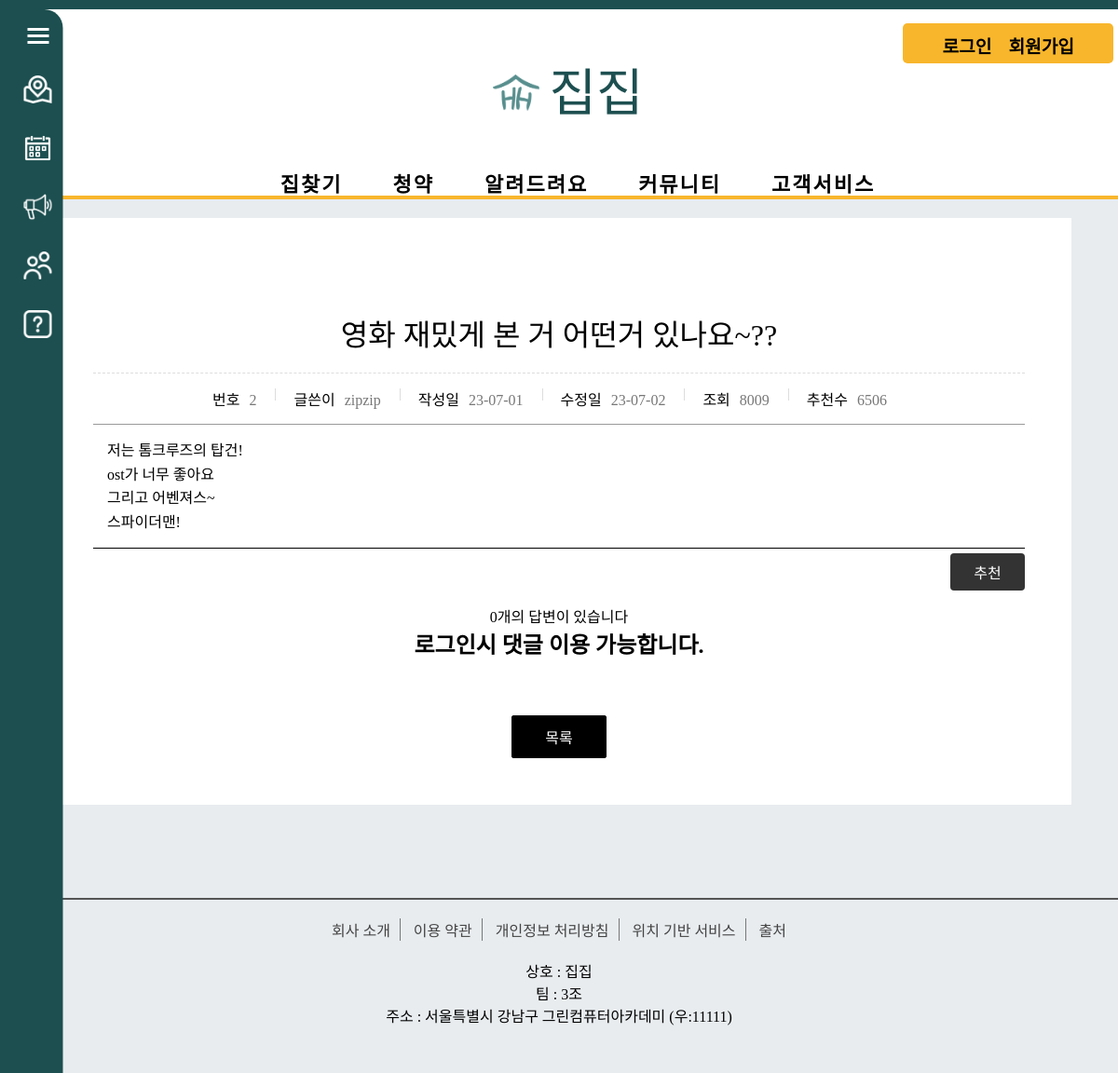
Page /community/2/ on the committed database.
### community/models.py (models this page shows, shortened)
class Free_Board(models.Model):
    b_title = models.CharField(max_length=100)
    b_content = models.TextField()
    user = models.ForeignKey(User, on_delete=models.CASCADE)
    b_regdate = models.DateTimeField()
    b_modifydate = models.DateTimeField(null=True, blank=True)
    b_hit = models.IntegerField(default=0)
    b_recommend = models.IntegerField(default=0)

### community/views.py (the view)
# urls.py: path('<int:free_board_id>/', views.board_free_detail, name='detail'),  # 게시판 상세보기
def board_free_detail(request, free_board_id):
    free_board = get_object_or_404(Free_Board, id=free_board_id)
    if request.method == 'POST':
        free_board.b_recommend += 1
        free_board.save()
        return redirect('community:detail', free_board_id=free_board_id)
    else:
        free_board.b_hit += 1
        free_board.save()
    answers_list = Answer.objects.filter(board_id=free_board_id)
    context = {'free_board': free_board, 'answers_list':answers_list}
    return render(request, 'community/board_free/board_free_detail.html', context) # 게시판 상세보기

### templates/community/board_free/board_free_detail.html (shortened to what this page needs)
<!DOCTYPE html>
{% load static %}
<html lang="en">
<head>
    <link rel="stylesheet" href="{% static 'css/board/css.css' %}">
</head>
<body>
{% include 'poll/sidebar.html' %}
{% include 'poll/header.html' %}
<div class="board_wrap">
    <div class="board_view_wrap">
        <div class="board_view">
            <div class="title">
                {{ free_board.b_title }}
            </div>
            <div class="info">
                <dl>
                    <dt>번호</dt>
                    <dd>{{free_board.id}}</dd>
                </dl>
                <dl>
                    <dt>글쓴이</dt>
                    <dd>{{free_board.user}}</dd>
                </dl>
                {% if free_board.b_modifydate %}
                <dl>
                    <dt>작성일</dt>
                    <dd>{{ free_board.b_regdate|date:"y-m-d"}}</dd>
                </dl>
                <dl>
                    <dt>수정일</dt>
                    <dd>{{ free_board.b_modifydate|date:"y-m-d"}}</dd>
                </dl>
                {% else %}
                <dl>
                    <dt>작성일</dt>
                    <dd>{{ free_board.b_regdate|date:"y-m-d"}}</dd>
                </dl>
                {% endif %}
                <dl>
                    <dt>조회</dt>
                    <dd>{{free_board.b_hit}}</dd>
                </dl>
                <dl>
                    <dt>추천수</dt>
                    <dd id="recommendation_count">{{ free_board.b_recommend }}</dd>
                </dl>
            </div>
            <div class="cont" style="white-space: pre-wrap;">{{free_board.b_content}}</div>
            <div class="recommendation_button">
                <form action="{% url 'community:detail' free_board.id %}" method="post">
                    <button type="submit" class="custombutton">추천</button>
                </form>
            </div>
        </div>
    </div>
    <div style="" class="answer_wrap">
        {{ answers_list.count }}개의 답변이 있습니다
    </div>
    {% if user.is_authenticated %}
    <section style="padding-top: 20px;margin-top:20px;">
        <h2>댓글 등록</h2>
        <form class="comment-form" action="{% url 'community:comment_create' free_board.id %}" method="post">
            {% csrf_token %}
            <textarea name="content" rows="10" required></textarea>
            <button type="submit" class="custombutton">저장</button>
        </form>
    </section>
    {% else %}
    <h2>로그인시 댓글 이용 가능합니다.</h2>
    {% endif %}
    {% if free_board.user == request.user %}
    <div class="bt_wrap">
        <a href="{% url 'community:free' %}" class="on">목록</a>
        <a href="{% url 'community:update' free_board.id %}">수정</a>
        <a href="{% url 'community:delete' free_board.id  %}" class="delete"
           data-uri="{% url 'community:delete' free_board.id %}">삭제</a>
    </div>
    {% else %}
    <div class="bt_wrap">
        <a href="{% url 'community:free' %}" class="on">목록</a>
    </div>
    {% endif %}
</div>
{% include 'poll/footer.html' %}
</body>
</html>

### static/css/poll/style.css (style rules this page uses)
* { margin: 0; padding: 0; }
body { background: #e8ecef; font-family: 'GangwonEdu_OTFBoldA'; border-top: 10px solid #1d4f50 }
a { text-decoration: none; }

### static/css/board/board_css.css (style rules this page uses)
* { margin: 0;padding: 0; }
a { text-decoration: none;color: initial; }
.board_wrap { width: 1000px; margin: 20px auto; margin-bottom: 100px; padding:80px 50px 50px 50px; text-align: center; font-family: GangwonEdu_OTFBoldA; background-color: #fff; }
.bt_wrap { margin-top: 60px; text-align: center; }
.bt_wrap button, .bt_wrap a { display: inline-block; min-width: 80px; padding: 10px; border: 1px solid #000; border-radius: 2px; font-size: 16px; }
.bt_wrap a:first-child { margin-left: 0; }
.bt_wrap button, .bt_wrap a.on { background-color: #000; color: #fff; }
.board_view { width: 100%; }
.board_view .title { padding: 20px 15px; border-bottom: 1px dashed #ddd; font-size: 2rem; }
.board_view .info { padding: 15px; border-bottom: 1px solid #999; font-size: 0; }
.board_view .info dl { position: relative; display: inline-block; padding: 0 20px; }
.board_view .info dl:first-child { padding-left: 0; }
.board_view .info dl::before { content: ""; position: absolute; top: 1px; left: 0; display: block; width: 1px; height: 13px; background: #ddd; }
.board_view .info dl:first-child::before { display: none; }
.board_view .info dl dt, .board_view .info dl dd { display: inline-block; font-size: 16px; }
.board_view .info dl dd { margin-left: 10px; color: #777; }
.board_view .cont { padding: 15px; border-bottom: 1px solid #000; line-height: 160%; font-size: 16px; text-align:left; }
.custombutton { width: 8%; height: 40px; background-color: #333; color: #fff; font-size: 16px; border: none; border-radius: 4px; cursor: pointer; float: right; margin-top: 5px; }
.answer_wrap { padding-top: 60px; }

### rows in the picture
Free_Board: b_title "영화 재밌게 본 거 어떤거 있나요~??", id "2", user "zipzip", b_regdate "23-07-01", b_modifydate "23-07-02", b_hit "8009", b_recommend "6506", b_content "저는 톰크루즈의 탑건! ost가 너무 좋아요 그리고 어벤져스~ 스파이더맨!"

### other values in the picture
{{ answers_list.count }} "0"
